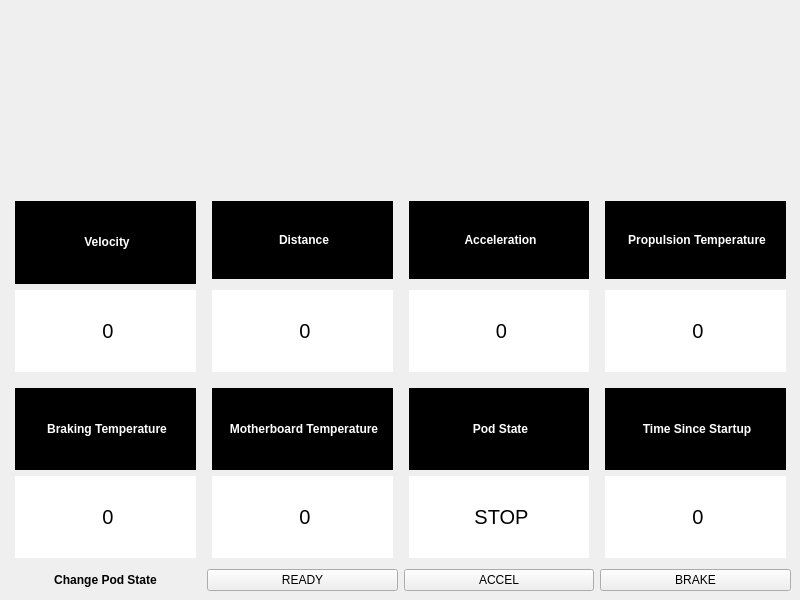
<?xml version="1.0" encoding="UTF-8"?>
<ui version="4.0">
 <class>MainWindow</class>
 <widget class="QWidget" name="MainWindow">
  <property name="geometry">
   <rect>
    <x>0</x>
    <y>0</y>
    <width>800</width>
    <height>600</height>
   </rect>
  </property>
  <property name="windowTitle">
   <string>Form</string>
  </property>
  <widget class="QWidget" name="gridLayoutWidget">
   <property name="geometry">
    <rect>
     <x>10</x>
     <y>10</y>
     <width>781</width>
     <height>581</height>
    </rect>
   </property>
   <layout class="QGridLayout" name="gridLayout">
    <item row="2" column="3">
     <layout class="QVBoxLayout" name="ttsContainer">
      <item>
       <widget class="QLabel" name="label_12">
        <property name="font">
         <font>
          <weight>75</weight>
          <bold>true</bold>
         </font>
        </property>
        <property name="styleSheet">
         <string notr="true">margin-top: 5px;
margin-left: 5px;
margin-right: 5px;
background: black;
color: white;</string>
        </property>
        <property name="text">
         <string>&lt;html&gt;&lt;head/&gt;&lt;body&gt;&lt;p align=&quot;center&quot;&gt;Time Since Startup&lt;/p&gt;&lt;/body&gt;&lt;/html&gt;</string>
        </property>
       </widget>
      </item>
      <item>
       <widget class="QLabel" name="tts">
        <property name="font">
         <font>
          <pointsize>15</pointsize>
         </font>
        </property>
        <property name="styleSheet">
         <string notr="true">margin-bottom: 5px;
margin-left: 5px;
margin-right: 5px;
background: white;</string>
        </property>
        <property name="text">
         <string>&lt;html&gt;&lt;head/&gt;&lt;body&gt;&lt;p align=&quot;center&quot;&gt;0&lt;/p&gt;&lt;/body&gt;&lt;/html&gt;</string>
        </property>
       </widget>
      </item>
     </layout>
    </item>
    <item row="2" column="2">
     <layout class="QVBoxLayout" name="podStateContainer">
      <item>
       <widget class="QLabel" name="label_10">
        <property name="font">
         <font>
          <weight>75</weight>
          <bold>true</bold>
         </font>
        </property>
        <property name="styleSheet">
         <string notr="true">margin-top: 5px;
margin-left: 5px;
margin-right: 5px;
background: black;
color: white;</string>
        </property>
        <property name="text">
         <string>&lt;html&gt;&lt;head/&gt;&lt;body&gt;&lt;p align=&quot;center&quot;&gt;Pod State&lt;/p&gt;&lt;/body&gt;&lt;/html&gt;</string>
        </property>
       </widget>
      </item>
      <item>
       <widget class="QLabel" name="podState">
        <property name="font">
         <font>
          <pointsize>15</pointsize>
         </font>
        </property>
        <property name="styleSheet">
         <string notr="true">margin-bottom: 5px;
margin-left: 5px;
margin-right: 5px;
background: white;</string>
        </property>
        <property name="text">
         <string>&lt;html&gt;&lt;head/&gt;&lt;body&gt;&lt;p align=&quot;center&quot;&gt;STOP&lt;/p&gt;&lt;/body&gt;&lt;/html&gt;</string>
        </property>
       </widget>
      </item>
     </layout>
    </item>
    <item row="2" column="1">
     <layout class="QVBoxLayout" name="mbTempContainer">
      <item>
       <widget class="QLabel" name="label_8">
        <property name="font">
         <font>
          <weight>75</weight>
          <bold>true</bold>
         </font>
        </property>
        <property name="styleSheet">
         <string notr="true">margin-top: 5px;
margin-left: 5px;
margin-right: 5px;
background: black;
color: white;</string>
        </property>
        <property name="text">
         <string>&lt;html&gt;&lt;head/&gt;&lt;body&gt;&lt;p align=&quot;center&quot;&gt;Motherboard Temperature&lt;/p&gt;&lt;/body&gt;&lt;/html&gt;</string>
        </property>
       </widget>
      </item>
      <item>
       <widget class="QLabel" name="motherboardTemperature">
        <property name="font">
         <font>
          <pointsize>15</pointsize>
         </font>
        </property>
        <property name="styleSheet">
         <string notr="true">margin-bottom: 5px;
margin-left: 5px;
margin-right: 5px;
background: white;</string>
        </property>
        <property name="text">
         <string>&lt;html&gt;&lt;head/&gt;&lt;body&gt;&lt;p align=&quot;center&quot;&gt;0&lt;/p&gt;&lt;/body&gt;&lt;/html&gt;</string>
        </property>
       </widget>
      </item>
     </layout>
    </item>
    <item row="1" column="3">
     <layout class="QVBoxLayout" name="propTemperatureContainer">
      <item>
       <widget class="QLabel" name="label_6">
        <property name="font">
         <font>
          <weight>75</weight>
          <bold>true</bold>
         </font>
        </property>
        <property name="styleSheet">
         <string notr="true">margin: 5px;
background: black;
color: white;</string>
        </property>
        <property name="text">
         <string>&lt;html&gt;&lt;head/&gt;&lt;body&gt;&lt;p align=&quot;center&quot;&gt;Propulsion Temperature&lt;/p&gt;&lt;/body&gt;&lt;/html&gt;</string>
        </property>
       </widget>
      </item>
      <item>
       <widget class="QLabel" name="propulsionTemperature">
        <property name="font">
         <font>
          <pointsize>15</pointsize>
         </font>
        </property>
        <property name="styleSheet">
         <string notr="true">margin-bottom: 5px;
margin-left: 5px;
margin-right: 5px;
background: white;</string>
        </property>
        <property name="text">
         <string>&lt;html&gt;&lt;head/&gt;&lt;body&gt;&lt;p align=&quot;center&quot;&gt;0&lt;/p&gt;&lt;/body&gt;&lt;/html&gt;</string>
        </property>
       </widget>
      </item>
     </layout>
    </item>
    <item row="2" column="0">
     <layout class="QVBoxLayout" name="brakingTemperatureContainer">
      <item>
       <widget class="QLabel" name="label_7">
        <property name="font">
         <font>
          <weight>75</weight>
          <bold>true</bold>
         </font>
        </property>
        <property name="styleSheet">
         <string notr="true">margin-top: 5px;
margin-left: 5px;
margin-right: 5px;
background: black;
color: white;</string>
        </property>
        <property name="text">
         <string>&lt;html&gt;&lt;head/&gt;&lt;body&gt;&lt;p align=&quot;center&quot;&gt;Braking Temperature&lt;/p&gt;&lt;/body&gt;&lt;/html&gt;</string>
        </property>
       </widget>
      </item>
      <item>
       <widget class="QLabel" name="brakingTemperature">
        <property name="font">
         <font>
          <pointsize>15</pointsize>
         </font>
        </property>
        <property name="styleSheet">
         <string notr="true">margin-bottom: 5px;
margin-left: 5px;
margin-right: 5px;
background: white;</string>
        </property>
        <property name="text">
         <string>&lt;html&gt;&lt;head/&gt;&lt;body&gt;&lt;p align=&quot;center&quot;&gt;0&lt;/p&gt;&lt;/body&gt;&lt;/html&gt;</string>
        </property>
       </widget>
      </item>
     </layout>
    </item>
    <item row="1" column="2">
     <layout class="QVBoxLayout" name="accelerationContainer">
      <item>
       <widget class="QLabel" name="label_5">
        <property name="font">
         <font>
          <weight>75</weight>
          <bold>true</bold>
         </font>
        </property>
        <property name="styleSheet">
         <string notr="true">margin: 5px;
background: black;
color: white;</string>
        </property>
        <property name="text">
         <string>&lt;html&gt;&lt;head/&gt;&lt;body&gt;&lt;p align=&quot;center&quot;&gt;Acceleration&lt;/p&gt;&lt;/body&gt;&lt;/html&gt;</string>
        </property>
       </widget>
      </item>
      <item>
       <widget class="QLabel" name="acceleration">
        <property name="font">
         <font>
          <pointsize>15</pointsize>
         </font>
        </property>
        <property name="styleSheet">
         <string notr="true">margin-bottom: 5px;
margin-left: 5px;
margin-right: 5px;
background: white;</string>
        </property>
        <property name="text">
         <string>&lt;html&gt;&lt;head/&gt;&lt;body&gt;&lt;p align=&quot;center&quot;&gt;0&lt;/p&gt;&lt;/body&gt;&lt;/html&gt;</string>
        </property>
       </widget>
      </item>
     </layout>
    </item>
    <item row="1" column="0">
     <layout class="QVBoxLayout" name="velocityContainer">
      <item>
       <widget class="QLabel" name="label_3">
        <property name="styleSheet">
         <string notr="true">margin-top: 5px;
margin-left: 5px;
margin-right: 5px;
background: black;
color: white;</string>
        </property>
        <property name="text">
         <string>&lt;html&gt;&lt;head/&gt;&lt;body&gt;&lt;p align=&quot;center&quot;&gt;&lt;span style=&quot; font-weight:600;&quot;&gt;Velocity&lt;/span&gt;&lt;/p&gt;&lt;/body&gt;&lt;/html&gt;</string>
        </property>
       </widget>
      </item>
      <item>
       <widget class="QLabel" name="velocity">
        <property name="font">
         <font>
          <pointsize>15</pointsize>
         </font>
        </property>
        <property name="styleSheet">
         <string notr="true">margin-bottom: 5px;
margin-left: 5px;
margin-right: 5px;
background: white;</string>
        </property>
        <property name="text">
         <string>&lt;html&gt;&lt;head/&gt;&lt;body&gt;&lt;p align=&quot;center&quot;&gt;0&lt;/p&gt;&lt;/body&gt;&lt;/html&gt;</string>
        </property>
       </widget>
      </item>
     </layout>
    </item>
    <item row="1" column="1">
     <layout class="QVBoxLayout" name="distanceContainer">
      <item>
       <widget class="QLabel" name="label_4">
        <property name="styleSheet">
         <string notr="true">margin: 5px;
background: black;
color: white;</string>
        </property>
        <property name="text">
         <string>&lt;html&gt;&lt;head/&gt;&lt;body&gt;&lt;p align=&quot;center&quot;&gt;&lt;span style=&quot; font-weight:600;&quot;&gt;Distance&lt;/span&gt;&lt;/p&gt;&lt;/body&gt;&lt;/html&gt;</string>
        </property>
       </widget>
      </item>
      <item>
       <widget class="QLabel" name="distance">
        <property name="font">
         <font>
          <pointsize>15</pointsize>
         </font>
        </property>
        <property name="styleSheet">
         <string notr="true">margin-bottom: 5px;
margin-left: 5px;
margin-right: 5px;
background: white;</string>
        </property>
        <property name="text">
         <string>&lt;html&gt;&lt;head/&gt;&lt;body&gt;&lt;p align=&quot;center&quot;&gt;0&lt;/p&gt;&lt;/body&gt;&lt;/html&gt;</string>
        </property>
       </widget>
      </item>
     </layout>
    </item>
    <item row="3" column="3">
     <widget class="QPushButton" name="brakeButton">
      <property name="text">
       <string>BRAKE</string>
      </property>
     </widget>
    </item>
    <item row="3" column="0">
     <widget class="QLabel" name="label">
      <property name="font">
       <font>
        <weight>75</weight>
        <bold>true</bold>
       </font>
      </property>
      <property name="text">
       <string>&lt;html&gt;&lt;head/&gt;&lt;body&gt;&lt;p align=&quot;center&quot;&gt;Change Pod State&lt;/p&gt;&lt;/body&gt;&lt;/html&gt;</string>
      </property>
     </widget>
    </item>
    <item row="0" column="0" colspan="4">
     <widget class="QLabel" name="label_2">
      <property name="text">
       <string/>
      </property>
      <property name="pixmap">
       <pixmap resource="resources.qrc">:/res/logo.png</pixmap>
      </property>
      <property name="alignment">
       <set>Qt::AlignCenter</set>
      </property>
     </widget>
    </item>
    <item row="3" column="1">
     <widget class="QPushButton" name="readyButton">
      <property name="text">
       <string>READY</string>
      </property>
     </widget>
    </item>
    <item row="3" column="2">
     <widget class="QPushButton" name="accelButton">
      <property name="text">
       <string>ACCEL</string>
      </property>
     </widget>
    </item>
   </layout>
  </widget>
 </widget>
 <resources>
  <include location="resources.qrc"/>
 </resources>
 <connections/>
</ui>
